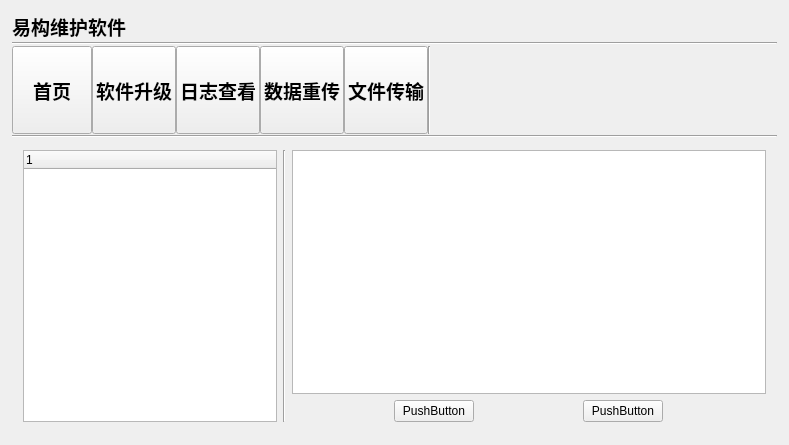
<?xml version="1.0" encoding="UTF-8"?>
<ui version="4.0">
 <class>Widget</class>
 <widget class="QWidget" name="Widget">
  <property name="geometry">
   <rect>
    <x>0</x>
    <y>0</y>
    <width>789</width>
    <height>445</height>
   </rect>
  </property>
  <property name="windowTitle">
   <string>Widget</string>
  </property>
  <property name="styleSheet">
   <string notr="true"/>
  </property>
  <layout class="QGridLayout" name="gridLayout_2">
   <item row="0" column="0">
    <widget class="QStackedWidget" name="stackedWidget">
     <property name="currentIndex">
      <number>2</number>
     </property>
     <widget class="QWidget" name="AppStart">
      <layout class="QGridLayout" name="gridLayout" rowstretch="1,2,1" columnstretch="1,1">
       <property name="margin">
        <number>2</number>
       </property>
       <property name="spacing">
        <number>2</number>
       </property>
       <item row="0" column="0">
        <spacer name="verticalSpacer">
         <property name="orientation">
          <enum>Qt::Vertical</enum>
         </property>
         <property name="sizeHint" stdset="0">
          <size>
           <width>20</width>
           <height>40</height>
          </size>
         </property>
        </spacer>
       </item>
       <item row="1" column="0">
        <widget class="QGroupBox" name="groupBox">
         <property name="title">
          <string/>
         </property>
         <layout class="QVBoxLayout" name="verticalLayout_2">
          <property name="spacing">
           <number>1</number>
          </property>
          <property name="margin">
           <number>1</number>
          </property>
          <item>
           <layout class="QVBoxLayout" name="verticalLayout" stretch="1,0,2">
            <item>
             <widget class="QLabel" name="MessageTip1">
              <property name="font">
               <font>
                <family>宋体</family>
                <pointsize>20</pointsize>
                <weight>75</weight>
                <bold>true</bold>
               </font>
              </property>
              <property name="text">
               <string>ETC程序启动倒计时：10 秒</string>
              </property>
              <property name="alignment">
               <set>Qt::AlignCenter</set>
              </property>
             </widget>
            </item>
            <item>
             <widget class="Line" name="line_2">
              <property name="orientation">
               <enum>Qt::Horizontal</enum>
              </property>
             </widget>
            </item>
            <item>
             <widget class="QLabel" name="MessageTip2">
              <property name="font">
               <font>
                <family>宋体</family>
                <pointsize>20</pointsize>
                <weight>75</weight>
                <bold>true</bold>
               </font>
              </property>
              <property name="text">
               <string>按【确定】键直接启动程序
按【取消】键验证维护员权限</string>
              </property>
              <property name="alignment">
               <set>Qt::AlignCenter</set>
              </property>
             </widget>
            </item>
           </layout>
          </item>
         </layout>
        </widget>
       </item>
       <item row="2" column="0">
        <spacer name="verticalSpacer_2">
         <property name="orientation">
          <enum>Qt::Vertical</enum>
         </property>
         <property name="sizeHint" stdset="0">
          <size>
           <width>498</width>
           <height>90</height>
          </size>
         </property>
        </spacer>
       </item>
       <item row="0" column="1" rowspan="3">
        <widget class="Line" name="line">
         <property name="orientation">
          <enum>Qt::Vertical</enum>
         </property>
        </widget>
       </item>
      </layout>
     </widget>
     <widget class="QWidget" name="AppLogin">
      <layout class="QVBoxLayout" name="verticalLayout_3">
       <property name="spacing">
        <number>1</number>
       </property>
       <property name="margin">
        <number>1</number>
       </property>
       <item>
        <layout class="QGridLayout" name="gridLayout_3" rowstretch="1,5,1" columnstretch="1,5,1" rowminimumheight="1,5,1" columnminimumwidth="1,5,1">
         <property name="spacing">
          <number>1</number>
         </property>
         <item row="0" column="1">
          <spacer name="verticalSpacer_3">
           <property name="orientation">
            <enum>Qt::Vertical</enum>
           </property>
           <property name="sizeHint" stdset="0">
            <size>
             <width>20</width>
             <height>40</height>
            </size>
           </property>
          </spacer>
         </item>
         <item row="1" column="0">
          <spacer name="horizontalSpacer">
           <property name="orientation">
            <enum>Qt::Horizontal</enum>
           </property>
           <property name="sizeHint" stdset="0">
            <size>
             <width>40</width>
             <height>20</height>
            </size>
           </property>
          </spacer>
         </item>
         <item row="1" column="1">
          <widget class="QGroupBox" name="groupBox_2">
           <property name="title">
            <string/>
           </property>
           <layout class="QVBoxLayout" name="verticalLayout_4" stretch="0">
            <property name="spacing">
             <number>9</number>
            </property>
            <property name="leftMargin">
             <number>1</number>
            </property>
            <property name="topMargin">
             <number>1</number>
            </property>
            <property name="rightMargin">
             <number>9</number>
            </property>
            <property name="bottomMargin">
             <number>1</number>
            </property>
            <item>
             <layout class="QGridLayout" name="gridLayout_4" rowstretch="2,1,2,1,2,2" columnstretch="1,2" rowminimumheight="2,1,2,1,2,2">
              <property name="spacing">
               <number>2</number>
              </property>
              <item row="0" column="0" colspan="2">
               <widget class="QLabel" name="label">
                <property name="font">
                 <font>
                  <family>宋体</family>
                  <pointsize>14</pointsize>
                  <weight>75</weight>
                  <bold>true</bold>
                 </font>
                </property>
                <property name="text">
                 <string>ETC维护员</string>
                </property>
                <property name="alignment">
                 <set>Qt::AlignCenter</set>
                </property>
               </widget>
              </item>
              <item row="2" column="0">
               <widget class="QLabel" name="label_2">
                <property name="font">
                 <font>
                  <family>宋体</family>
                  <pointsize>20</pointsize>
                  <weight>75</weight>
                  <bold>true</bold>
                 </font>
                </property>
                <property name="text">
                 <string>用户名：</string>
                </property>
                <property name="alignment">
                 <set>Qt::AlignCenter</set>
                </property>
               </widget>
              </item>
              <item row="4" column="0">
               <widget class="QLabel" name="label_3">
                <property name="font">
                 <font>
                  <family>宋体</family>
                  <pointsize>20</pointsize>
                  <weight>75</weight>
                  <bold>true</bold>
                 </font>
                </property>
                <property name="text">
                 <string>密码：</string>
                </property>
                <property name="alignment">
                 <set>Qt::AlignCenter</set>
                </property>
               </widget>
              </item>
              <item row="2" column="1">
               <widget class="QLineEdit" name="lineEdit_UserName">
                <property name="sizePolicy">
                 <sizepolicy hsizetype="Preferred" vsizetype="Preferred">
                  <horstretch>0</horstretch>
                  <verstretch>0</verstretch>
                 </sizepolicy>
                </property>
                <property name="font">
                 <font>
                  <family>Calibri</family>
                  <pointsize>20</pointsize>
                  <weight>50</weight>
                  <bold>false</bold>
                 </font>
                </property>
               </widget>
              </item>
              <item row="4" column="1">
               <widget class="QLineEdit" name="lineEdit_Password">
                <property name="sizePolicy">
                 <sizepolicy hsizetype="Preferred" vsizetype="Preferred">
                  <horstretch>0</horstretch>
                  <verstretch>0</verstretch>
                 </sizepolicy>
                </property>
                <property name="font">
                 <font>
                  <family>Agency FB</family>
                  <pointsize>24</pointsize>
                  <weight>75</weight>
                  <bold>true</bold>
                 </font>
                </property>
                <property name="inputMethodHints">
                 <set>Qt::ImhHiddenText|Qt::ImhNoAutoUppercase|Qt::ImhNoPredictiveText</set>
                </property>
                <property name="text">
                 <string/>
                </property>
                <property name="echoMode">
                 <enum>QLineEdit::Password</enum>
                </property>
               </widget>
              </item>
              <item row="3" column="1">
               <spacer name="verticalSpacer_5">
                <property name="orientation">
                 <enum>Qt::Vertical</enum>
                </property>
                <property name="sizeHint" stdset="0">
                 <size>
                  <width>20</width>
                  <height>40</height>
                 </size>
                </property>
               </spacer>
              </item>
              <item row="1" column="1">
               <spacer name="verticalSpacer_6">
                <property name="orientation">
                 <enum>Qt::Vertical</enum>
                </property>
                <property name="sizeHint" stdset="0">
                 <size>
                  <width>20</width>
                  <height>40</height>
                 </size>
                </property>
               </spacer>
              </item>
              <item row="5" column="0" colspan="2">
               <widget class="QLabel" name="label_4">
                <property name="font">
                 <font>
                  <family>宋体</family>
                  <pointsize>16</pointsize>
                  <weight>75</weight>
                  <bold>true</bold>
                 </font>
                </property>
                <property name="text">
                 <string>按【确定】键验证用户名和密码
按【取消】键返回启动界面</string>
                </property>
               </widget>
              </item>
             </layout>
            </item>
           </layout>
          </widget>
         </item>
         <item row="1" column="2">
          <spacer name="horizontalSpacer_2">
           <property name="orientation">
            <enum>Qt::Horizontal</enum>
           </property>
           <property name="sizeHint" stdset="0">
            <size>
             <width>40</width>
             <height>20</height>
            </size>
           </property>
          </spacer>
         </item>
         <item row="2" column="1">
          <spacer name="verticalSpacer_4">
           <property name="orientation">
            <enum>Qt::Vertical</enum>
           </property>
           <property name="sizeHint" stdset="0">
            <size>
             <width>20</width>
             <height>40</height>
            </size>
           </property>
          </spacer>
         </item>
        </layout>
       </item>
      </layout>
     </widget>
     <widget class="QWidget" name="AppMaintain">
      <layout class="QVBoxLayout" name="verticalLayout_5" stretch="1,0,3,0,10">
       <property name="spacing">
        <number>1</number>
       </property>
       <property name="margin">
        <number>1</number>
       </property>
       <item>
        <layout class="QHBoxLayout" name="horizontalLayout_4">
         <item>
          <widget class="QLabel" name="label_5">
           <property name="font">
            <font>
             <family>宋体</family>
             <pointsize>14</pointsize>
             <weight>75</weight>
             <bold>true</bold>
            </font>
           </property>
           <property name="text">
            <string>易构维护软件</string>
           </property>
          </widget>
         </item>
        </layout>
       </item>
       <item>
        <widget class="Line" name="line_4">
         <property name="orientation">
          <enum>Qt::Horizontal</enum>
         </property>
        </widget>
       </item>
       <item>
        <layout class="QHBoxLayout" name="horizontalLayout_3" stretch="0,1,1,1,1,0,5">
         <property name="spacing">
          <number>0</number>
         </property>
         <item>
          <widget class="QPushButton" name="pushButton_Main">
           <property name="sizePolicy">
            <sizepolicy hsizetype="Preferred" vsizetype="Preferred">
             <horstretch>0</horstretch>
             <verstretch>0</verstretch>
            </sizepolicy>
           </property>
           <property name="maximumSize">
            <size>
             <width>96</width>
             <height>96</height>
            </size>
           </property>
           <property name="font">
            <font>
             <family>宋体</family>
             <pointsize>14</pointsize>
             <weight>75</weight>
             <bold>true</bold>
            </font>
           </property>
           <property name="text">
            <string>首页</string>
           </property>
          </widget>
         </item>
         <item>
          <widget class="QPushButton" name="pushButton_LaneConfig">
           <property name="sizePolicy">
            <sizepolicy hsizetype="Preferred" vsizetype="Preferred">
             <horstretch>0</horstretch>
             <verstretch>0</verstretch>
            </sizepolicy>
           </property>
           <property name="minimumSize">
            <size>
             <width>0</width>
             <height>0</height>
            </size>
           </property>
           <property name="maximumSize">
            <size>
             <width>96</width>
             <height>96</height>
            </size>
           </property>
           <property name="font">
            <font>
             <family>宋体</family>
             <pointsize>14</pointsize>
             <weight>75</weight>
             <bold>true</bold>
            </font>
           </property>
           <property name="text">
            <string>软件升级</string>
           </property>
          </widget>
         </item>
         <item>
          <widget class="QPushButton" name="pushButton_LogCat">
           <property name="sizePolicy">
            <sizepolicy hsizetype="Preferred" vsizetype="Preferred">
             <horstretch>0</horstretch>
             <verstretch>0</verstretch>
            </sizepolicy>
           </property>
           <property name="minimumSize">
            <size>
             <width>0</width>
             <height>0</height>
            </size>
           </property>
           <property name="maximumSize">
            <size>
             <width>96</width>
             <height>96</height>
            </size>
           </property>
           <property name="font">
            <font>
             <family>宋体</family>
             <pointsize>14</pointsize>
             <weight>75</weight>
             <bold>true</bold>
            </font>
           </property>
           <property name="text">
            <string>日志查看</string>
           </property>
          </widget>
         </item>
         <item>
          <widget class="QPushButton" name="pushButton_DevTest">
           <property name="sizePolicy">
            <sizepolicy hsizetype="Preferred" vsizetype="Preferred">
             <horstretch>0</horstretch>
             <verstretch>0</verstretch>
            </sizepolicy>
           </property>
           <property name="minimumSize">
            <size>
             <width>0</width>
             <height>0</height>
            </size>
           </property>
           <property name="maximumSize">
            <size>
             <width>96</width>
             <height>96</height>
            </size>
           </property>
           <property name="font">
            <font>
             <family>宋体</family>
             <pointsize>14</pointsize>
             <weight>75</weight>
             <bold>true</bold>
            </font>
           </property>
           <property name="text">
            <string>数据重传</string>
           </property>
          </widget>
         </item>
         <item>
          <widget class="QPushButton" name="pushButton_FileTrtan">
           <property name="sizePolicy">
            <sizepolicy hsizetype="Preferred" vsizetype="Preferred">
             <horstretch>0</horstretch>
             <verstretch>0</verstretch>
            </sizepolicy>
           </property>
           <property name="minimumSize">
            <size>
             <width>0</width>
             <height>0</height>
            </size>
           </property>
           <property name="maximumSize">
            <size>
             <width>96</width>
             <height>96</height>
            </size>
           </property>
           <property name="font">
            <font>
             <family>宋体</family>
             <pointsize>14</pointsize>
             <weight>75</weight>
             <bold>true</bold>
            </font>
           </property>
           <property name="text">
            <string>文件传输</string>
           </property>
          </widget>
         </item>
         <item>
          <widget class="Line" name="line_5">
           <property name="orientation">
            <enum>Qt::Vertical</enum>
           </property>
          </widget>
         </item>
         <item>
          <spacer name="horizontalSpacer_3">
           <property name="orientation">
            <enum>Qt::Horizontal</enum>
           </property>
           <property name="sizeHint" stdset="0">
            <size>
             <width>40</width>
             <height>20</height>
            </size>
           </property>
          </spacer>
         </item>
        </layout>
       </item>
       <item>
        <widget class="Line" name="line_3">
         <property name="orientation">
          <enum>Qt::Horizontal</enum>
         </property>
        </widget>
       </item>
       <item>
        <widget class="QStackedWidget" name="contentWidget">
         <property name="currentIndex">
          <number>2</number>
         </property>
         <widget class="QWidget" name="Page1">
          <layout class="QHBoxLayout" name="horizontalLayout_2" stretch="1">
           <property name="spacing">
            <number>1</number>
           </property>
           <item>
            <widget class="QStackedWidget" name="stackedWidget_CommonInfo">
             <property name="currentIndex">
              <number>1</number>
             </property>
             <widget class="QWidget" name="page_3">
              <layout class="QVBoxLayout" name="verticalLayout_6"/>
             </widget>
             <widget class="QWidget" name="page_4"/>
            </widget>
           </item>
          </layout>
         </widget>
         <widget class="QWidget" name="page">
          <layout class="QHBoxLayout" name="horizontalLayout" stretch="1,0,2">
           <item>
            <widget class="QTreeWidget" name="treeWidget">
             <column>
              <property name="text">
               <string notr="true">1</string>
              </property>
             </column>
            </widget>
           </item>
           <item>
            <widget class="Line" name="line_7">
             <property name="orientation">
              <enum>Qt::Vertical</enum>
             </property>
            </widget>
           </item>
           <item>
            <widget class="QStackedWidget" name="stackedWidget_2">
             <property name="currentIndex">
              <number>1</number>
             </property>
             <widget class="QWidget" name="page_8"/>
             <widget class="QWidget" name="page_9"/>
            </widget>
           </item>
          </layout>
         </widget>
         <widget class="QWidget" name="page_2">
          <layout class="QGridLayout" name="gridLayout_5">
           <item row="0" column="1" rowspan="2">
            <widget class="Line" name="line_8">
             <property name="orientation">
              <enum>Qt::Vertical</enum>
             </property>
            </widget>
           </item>
           <item row="0" column="2" colspan="5">
            <widget class="QPlainTextEdit" name="plainTextEdit"/>
           </item>
           <item row="1" column="2">
            <spacer name="horizontalSpacer_4">
             <property name="orientation">
              <enum>Qt::Horizontal</enum>
             </property>
             <property name="sizeHint" stdset="0">
              <size>
               <width>99</width>
               <height>20</height>
              </size>
             </property>
            </spacer>
           </item>
           <item row="1" column="3">
            <widget class="QPushButton" name="pushButton">
             <property name="text">
              <string>PushButton</string>
             </property>
            </widget>
           </item>
           <item row="1" column="4">
            <spacer name="horizontalSpacer_6">
             <property name="orientation">
              <enum>Qt::Horizontal</enum>
             </property>
             <property name="sizeHint" stdset="0">
              <size>
               <width>99</width>
               <height>20</height>
              </size>
             </property>
            </spacer>
           </item>
           <item row="1" column="5">
            <widget class="QPushButton" name="pushButton_2">
             <property name="text">
              <string>PushButton</string>
             </property>
            </widget>
           </item>
           <item row="1" column="6">
            <spacer name="horizontalSpacer_5">
             <property name="orientation">
              <enum>Qt::Horizontal</enum>
             </property>
             <property name="sizeHint" stdset="0">
              <size>
               <width>99</width>
               <height>20</height>
              </size>
             </property>
            </spacer>
           </item>
           <item row="0" column="0" rowspan="2">
            <widget class="QTreeWidget" name="treeWidget_2">
             <column>
              <property name="text">
               <string notr="true">1</string>
              </property>
             </column>
            </widget>
           </item>
          </layout>
         </widget>
         <widget class="QWidget" name="page_5">
          <layout class="QHBoxLayout" name="horizontalLayout_5" stretch="1,3">
           <item>
            <widget class="QToolBox" name="toolBox">
             <property name="currentIndex">
              <number>0</number>
             </property>
             <widget class="QWidget" name="page_10">
              <property name="geometry">
               <rect>
                <x>0</x>
                <y>0</y>
                <width>98</width>
                <height>28</height>
               </rect>
              </property>
              <attribute name="label">
               <string>Page 1</string>
              </attribute>
              <widget class="QPushButton" name="pushButton_3">
               <property name="geometry">
                <rect>
                 <x>10</x>
                 <y>0</y>
                 <width>75</width>
                 <height>23</height>
                </rect>
               </property>
               <property name="text">
                <string>PushButton</string>
               </property>
              </widget>
              <widget class="QPushButton" name="pushButton_4">
               <property name="geometry">
                <rect>
                 <x>10</x>
                 <y>30</y>
                 <width>75</width>
                 <height>23</height>
                </rect>
               </property>
               <property name="text">
                <string>PushButton</string>
               </property>
              </widget>
              <widget class="QPushButton" name="pushButton_5">
               <property name="geometry">
                <rect>
                 <x>10</x>
                 <y>60</y>
                 <width>75</width>
                 <height>23</height>
                </rect>
               </property>
               <property name="text">
                <string>PushButton</string>
               </property>
              </widget>
              <widget class="QPushButton" name="pushButton_6">
               <property name="geometry">
                <rect>
                 <x>10</x>
                 <y>90</y>
                 <width>75</width>
                 <height>23</height>
                </rect>
               </property>
               <property name="text">
                <string>PushButton</string>
               </property>
              </widget>
              <widget class="QPushButton" name="pushButton_7">
               <property name="geometry">
                <rect>
                 <x>10</x>
                 <y>120</y>
                 <width>75</width>
                 <height>23</height>
                </rect>
               </property>
               <property name="text">
                <string>PushButton</string>
               </property>
              </widget>
             </widget>
            </widget>
           </item>
           <item>
            <widget class="QStackedWidget" name="stackedWidget_3">
             <property name="currentIndex">
              <number>0</number>
             </property>
             <widget class="QWidget" name="page_12"/>
             <widget class="QWidget" name="page_13"/>
            </widget>
           </item>
          </layout>
         </widget>
         <widget class="QWidget" name="page_7">
          <layout class="QGridLayout" name="gridLayout_6">
           <item row="0" column="1">
            <widget class="QListWidget" name="listWidget"/>
           </item>
           <item row="1" column="1">
            <widget class="QListWidget" name="listWidget_2"/>
           </item>
           <item row="0" column="0" rowspan="2">
            <widget class="QTreeWidget" name="treeWidget_2">
             <column>
              <property name="text">
               <string notr="true">日志名字</string>
              </property>
             </column>
             <column>
              <property name="text">
               <string>日志描述</string>
              </property>
             </column>
             <column>
              <property name="text">
               <string>新建列</string>
              </property>
             </column>
             <column>
              <property name="text">
               <string>修改时间</string>
              </property>
             </column>
             <item>
              <property name="text">
               <string>lane.log</string>
              </property>
              <property name="text">
               <string>车道收费业务日志</string>
              </property>
              <property name="text">
               <string>502KB</string>
              </property>
              <property name="text">
               <string>2013年1月23日9:53:26</string>
              </property>
             </item>
             <item>
              <property name="text">
               <string>lane.log1</string>
              </property>
              <property name="text">
               <string>车道收费业务日志</string>
              </property>
              <property name="text">
               <string>10MB</string>
              </property>
              <property name="text">
               <string>2013年1月23日7:54:16</string>
              </property>
             </item>
             <item>
              <property name="text">
               <string>lane.log2</string>
              </property>
              <property name="text">
               <string>车道收费业务日志</string>
              </property>
              <property name="text">
               <string>10MB</string>
              </property>
              <property name="text">
               <string>2013年1月23日9:55:12</string>
              </property>
             </item>
             <item>
              <property name="text">
               <string>FD.log</string>
              </property>
              <property name="text">
               <string>费显打印日志</string>
              </property>
              <property name="text">
               <string>348KB</string>
              </property>
              <property name="text">
               <string>2013年1月23日8:55:39</string>
              </property>
             </item>
             <item>
              <property name="text">
               <string>net.log</string>
              </property>
              <property name="text">
               <string>网络传输日志</string>
              </property>
              <property name="text">
               <string>700KB</string>
              </property>
              <property name="text">
               <string>2013年1月23日9:56:45</string>
              </property>
             </item>
             <item>
              <property name="text">
               <string>Key.log</string>
              </property>
              <property name="text">
               <string>按键记录日志</string>
              </property>
              <property name="text">
               <string>900KB</string>
              </property>
              <property name="text">
               <string>2013年1月23日9:57:07</string>
              </property>
             </item>
            </widget>
           </item>
          </layout>
         </widget>
        </widget>
       </item>
      </layout>
     </widget>
    </widget>
   </item>
  </layout>
 </widget>
 <layoutdefault spacing="6" margin="11"/>
 <resources/>
 <connections/>
</ui>
